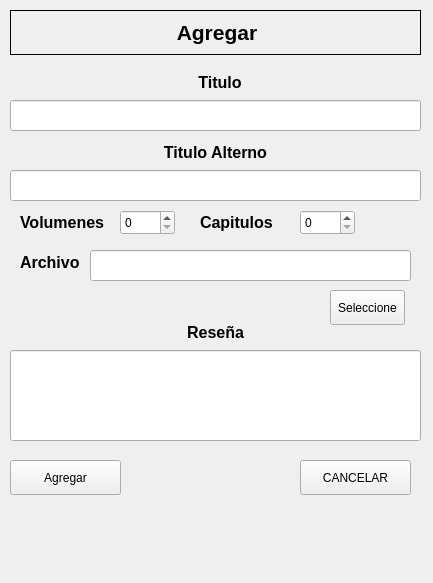
<?xml version="1.0" encoding="UTF-8"?>
<ui version="4.0">
 <class>Form</class>
 <widget class="QWidget" name="Form">
  <property name="geometry">
   <rect>
    <x>0</x>
    <y>0</y>
    <width>433</width>
    <height>583</height>
   </rect>
  </property>
  <property name="windowTitle">
   <string>Agregar Anime</string>
  </property>
  <widget class="QLabel" name="label">
   <property name="geometry">
    <rect>
     <x>10</x>
     <y>10</y>
     <width>411</width>
     <height>45</height>
    </rect>
   </property>
   <property name="font">
    <font>
     <weight>75</weight>
     <bold>true</bold>
    </font>
   </property>
   <property name="frameShape">
    <enum>QFrame::Box</enum>
   </property>
   <property name="text">
    <string>&lt;html&gt;&lt;head/&gt;&lt;body&gt;&lt;p align=&quot;center&quot;&gt;&lt;span style=&quot; font-size:16pt;&quot;&gt;Agregar&lt;/span&gt;&lt;/p&gt;&lt;/body&gt;&lt;/html&gt;</string>
   </property>
  </widget>
  <widget class="QLabel" name="label_2">
   <property name="geometry">
    <rect>
     <x>180</x>
     <y>70</y>
     <width>80</width>
     <height>25</height>
    </rect>
   </property>
   <property name="text">
    <string>&lt;html&gt;&lt;head/&gt;&lt;body&gt;&lt;p align=&quot;center&quot;&gt;&lt;span style=&quot; font-size:12pt; font-weight:600;&quot;&gt;Titulo&lt;/span&gt;&lt;/p&gt;&lt;/body&gt;&lt;/html&gt;</string>
   </property>
  </widget>
  <widget class="QLabel" name="label_4">
   <property name="geometry">
    <rect>
     <x>20</x>
     <y>210</y>
     <width>101</width>
     <height>25</height>
    </rect>
   </property>
   <property name="text">
    <string>&lt;html&gt;&lt;head/&gt;&lt;body&gt;&lt;p&gt;&lt;span style=&quot; font-size:12pt; font-weight:600;&quot;&gt;Volumenes&lt;/span&gt;&lt;/p&gt;&lt;/body&gt;&lt;/html&gt;</string>
   </property>
  </widget>
  <widget class="QLabel" name="label_5">
   <property name="geometry">
    <rect>
     <x>20</x>
     <y>250</y>
     <width>80</width>
     <height>25</height>
    </rect>
   </property>
   <property name="text">
    <string>&lt;html&gt;&lt;head/&gt;&lt;body&gt;&lt;p&gt;&lt;span style=&quot; font-size:12pt; font-weight:600;&quot;&gt;Archivo&lt;/span&gt;&lt;/p&gt;&lt;/body&gt;&lt;/html&gt;</string>
   </property>
  </widget>
  <widget class="QLineEdit" name="txtTitulo">
   <property name="geometry">
    <rect>
     <x>10</x>
     <y>100</y>
     <width>411</width>
     <height>31</height>
    </rect>
   </property>
  </widget>
  <widget class="QSpinBox" name="spinBoxVols">
   <property name="geometry">
    <rect>
     <x>120</x>
     <y>210</y>
     <width>55</width>
     <height>25</height>
    </rect>
   </property>
  </widget>
  <widget class="QLineEdit" name="txtTituloAlt">
   <property name="geometry">
    <rect>
     <x>10</x>
     <y>170</y>
     <width>411</width>
     <height>31</height>
    </rect>
   </property>
  </widget>
  <widget class="QLabel" name="label_3">
   <property name="geometry">
    <rect>
     <x>10</x>
     <y>140</y>
     <width>411</width>
     <height>25</height>
    </rect>
   </property>
   <property name="text">
    <string>&lt;html&gt;&lt;head/&gt;&lt;body&gt;&lt;p align=&quot;center&quot;&gt;&lt;span style=&quot; font-size:12pt; font-weight:600;&quot;&gt;Titulo Alterno&lt;/span&gt;&lt;/p&gt;&lt;/body&gt;&lt;/html&gt;</string>
   </property>
  </widget>
  <widget class="QSpinBox" name="spinBoxCaps">
   <property name="geometry">
    <rect>
     <x>300</x>
     <y>210</y>
     <width>55</width>
     <height>25</height>
    </rect>
   </property>
  </widget>
  <widget class="QLabel" name="label_6">
   <property name="geometry">
    <rect>
     <x>200</x>
     <y>210</y>
     <width>101</width>
     <height>25</height>
    </rect>
   </property>
   <property name="text">
    <string>&lt;html&gt;&lt;head/&gt;&lt;body&gt;&lt;p&gt;&lt;span style=&quot; font-size:12pt; font-weight:600;&quot;&gt;Capitulos&lt;/span&gt;&lt;/p&gt;&lt;/body&gt;&lt;/html&gt;</string>
   </property>
  </widget>
  <widget class="QPushButton" name="btnSeleccion">
   <property name="geometry">
    <rect>
     <x>330</x>
     <y>290</y>
     <width>75</width>
     <height>35</height>
    </rect>
   </property>
   <property name="cursor">
    <cursorShape>PointingHandCursor</cursorShape>
   </property>
   <property name="text">
    <string>Seleccione</string>
   </property>
   <property name="icon">
    <iconset>
     <normaloff>../assets/agregar-documento.png</normaloff>../assets/agregar-documento.png</iconset>
   </property>
   <property name="flat">
    <bool>false</bool>
   </property>
  </widget>
  <widget class="QLineEdit" name="txtRutaArchivo">
   <property name="geometry">
    <rect>
     <x>90</x>
     <y>250</y>
     <width>321</width>
     <height>31</height>
    </rect>
   </property>
  </widget>
  <widget class="QLabel" name="label_7">
   <property name="geometry">
    <rect>
     <x>10</x>
     <y>320</y>
     <width>411</width>
     <height>25</height>
    </rect>
   </property>
   <property name="text">
    <string>&lt;html&gt;&lt;head/&gt;&lt;body&gt;&lt;p align=&quot;center&quot;&gt;&lt;span style=&quot; font-size:12pt; font-weight:600;&quot;&gt;Reseña&lt;/span&gt;&lt;/p&gt;&lt;/body&gt;&lt;/html&gt;</string>
   </property>
  </widget>
  <widget class="QLineEdit" name="txtDescripcion">
   <property name="geometry">
    <rect>
     <x>10</x>
     <y>350</y>
     <width>411</width>
     <height>91</height>
    </rect>
   </property>
  </widget>
  <widget class="QPushButton" name="btnAgregar">
   <property name="geometry">
    <rect>
     <x>10</x>
     <y>460</y>
     <width>111</width>
     <height>35</height>
    </rect>
   </property>
   <property name="cursor">
    <cursorShape>PointingHandCursor</cursorShape>
   </property>
   <property name="styleSheet">
    <string notr="true">QpushButton
{
	height: 2em;
	border-style: solid;
	border-width:2px;
	border-coler:#0069c0;
	font-weight:bold;
}

QpushButton:hover
{
	background-color:#0069c0;
	color:white;
}</string>
   </property>
   <property name="text">
    <string>Agregar</string>
   </property>
   <property name="flat">
    <bool>false</bool>
   </property>
  </widget>
  <widget class="QPushButton" name="btnCancel">
   <property name="geometry">
    <rect>
     <x>300</x>
     <y>460</y>
     <width>111</width>
     <height>35</height>
    </rect>
   </property>
   <property name="cursor">
    <cursorShape>PointingHandCursor</cursorShape>
   </property>
   <property name="styleSheet">
    <string notr="true">QpushButton
{
	height: 2em;
	border-style: solid;
	border-width:2px;
	border-coler:#0069c0;
	font-weight:bold;
}

QpushButton:hover
{
	background-color:#0069c0;
	color:white;
}</string>
   </property>
   <property name="text">
    <string>CANCELAR</string>
   </property>
   <property name="flat">
    <bool>false</bool>
   </property>
  </widget>
 </widget>
 <resources/>
 <connections/>
</ui>
